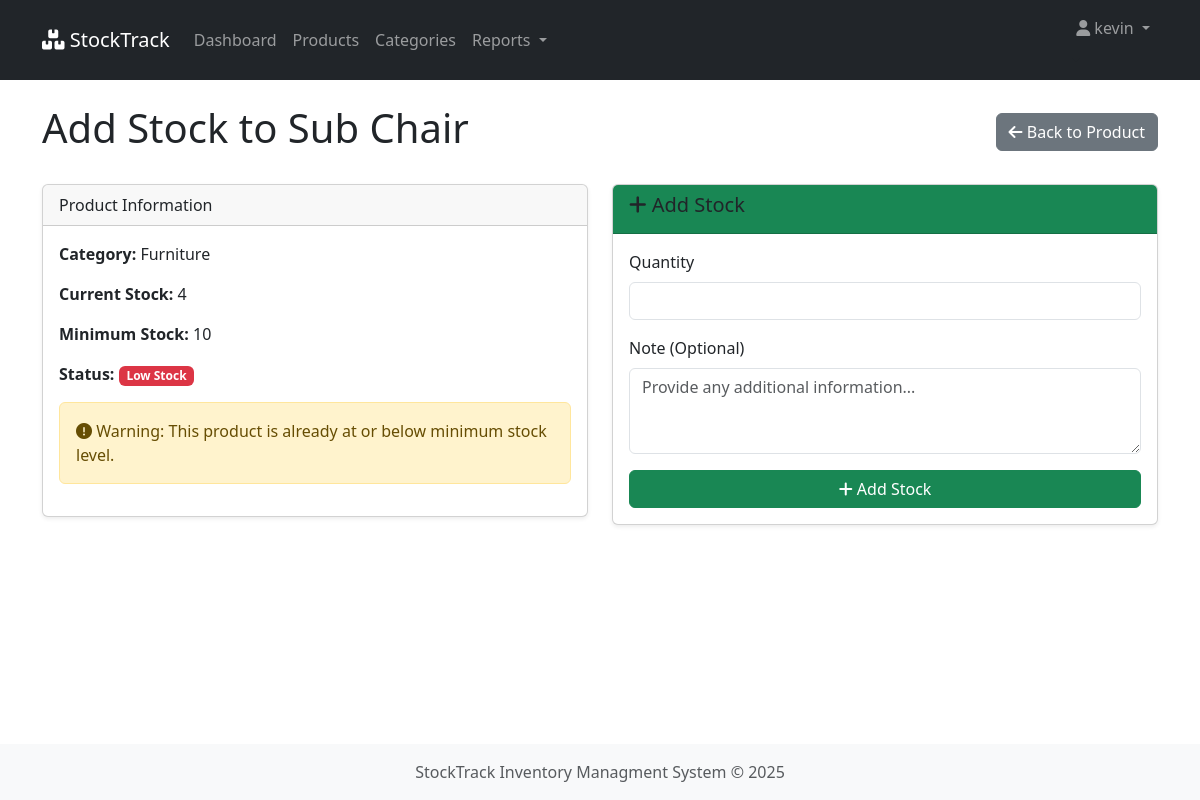
Screenshot of /stock/add/21 (signed in) with the database file from the repository.
### inventory/models.py (models this page shows, shortened)
class Product(models.Model):
    name = models.CharField(max_length=255, db_index=True)
    description = models.TextField(blank=True, null=True)
    category = models.ForeignKey(Category, on_delete=models.CASCADE, related_name='products')
    price = models.DecimalField(max_digits=10, decimal_places=2, db_index=True)
    quantity = models.IntegerField(default=0, db_index=True)
    minimum_stock = models.IntegerField(default=10)
    created_by = models.ForeignKey(User, on_delete=models.CASCADE)
    created_at = models.DateTimeField(auto_now_add=True)
    updated_at = models.DateTimeField(auto_now=True)
    @property
    def is_low_stock(self):
        return self.quantity <= self.minimum_stock

class Category(models.Model):
    name = models.CharField(max_length=255, unique=True, db_index=True)
    description = models.TextField(blank=True, null=True)
    created_at = models.DateTimeField(auto_now_add=True)
    class Meta:
        verbose_name_plural = "categories"
        ordering = ['name']

### inventory/views.py (the view, shortened to what this page needs)
# urls.py: path('stock/add/<int:product_id>', views.add_stock, name='add_stock'),
@never_cache
@csrf_protect
@login_required
def add_stock(request, product_id):
    product = get_object_or_404(Product, pk=product_id)
    return render(request, 'inventory/stock_form.html', {'product': product, 'movement_type': 'in'})

### inventory/templates/inventory/stock_form.html (shortened to what this page needs)
{% extends 'inventory/base.html' %}
{% load static %}
{% block content %}
<div class="d-flex justify-content-between align-items-center mb-4">
    <h1>
        {% if movement_type == 'in' %}Add Stock to{% else %}Remove Stock from{% endif %} {{ product.name }}
    </h1>
    <a href="{% url 'product_detail' product.pk %}" class="btn btn-secondary">
        <i class="fas fa-arrow-left"></i> Back to Product
    </a>
</div>
<div class="row">
    <div class="col-md-6">
        <div class="card">
            <div class="card-header">
                Product Information
            </div>
            <div class="card-body">
                <p><strong>Category:</strong> {{ product.category.name }}</p>
                <p><strong>Current Stock:</strong> {{ product.quantity }}</p>
                <p><strong>Minimum Stock:</strong> {{ product.minimum_stock }}</p>
                <p>
                    <strong>Status:</strong>
                    {% if product.is_low_stock %}
                    <span class="badge bg-danger">Low Stock</span>
                    {% else %}
                    <span class="badge bg-success">In Stock</span>
                    {% endif %}
                </p>
                {% if product.quantity == 0 %}
                <div class="alert alert-danger">
                    <i class="fas fa-exclamation-circle"></i> Cannot remove tock as current quantity is 0.
                </div>
                {% elif product.is_low_stock %}
                <div class="alert alert-warning">
                    <i class="fas fa-exclamation-circle"></i> Warning: This product is already at or below minimum stock level.
                </div>
                {% endif %}
            </div>
        </div>
    </div>
    <div class="col-md-6">
        <div class="card">
            <div class="card-header bg-{% if movement_type == 'in' %}success{% else %}danger{% endif %}">
                <h5><i class="fas fa-{% if movement_type == 'in' %}plus{% else %}minus{% endif %}"></i>
                {% if movement_type == 'in' %}Add Stock{% else %}Remove Stock{% endif %}
                </h5>
            </div>
            <div class="card-body">
                <form method="post">
                    <div class="mb-3">
                        <label for="quantity" class="form-label">Quantity</label>
                        <input type="number" class="form-control" id="quantity" name="quantity" min="1"
                               {% if movement_type == 'out' %}max="{{ product.quantity }}"{% endif %} required>
                    </div>
                    <div class="mb-3">
                        <label for="note" class="form-label">Note (Optional)</label>
                        <textarea class="form-control" id="note" name="note" rows="3" placeholder="Provide any additional information..."></textarea>
                    </div>
                    <div class="d-grid">
                        <button type="submit" class="btn btn-{% if movement_type == 'in' %}success{% else %}danger{% endif %}"
                                {% if movement_type == 'out' and product.quantity == 0 %}disabled{% endif %}>
                            <i class="fas fa-{% if movement_type == 'in' %}plus{% else %}minus{% endif %}"></i>
                            {% if movement_type == 'in' %}Add{% else %}Remove{% endif %} Stock
                        </button>
                    </div>
                </form>
            </div>
        </div>
    </div>
</div>
{% endblock %}

### inventory/templates/inventory/base.html (shortened to what this page needs)
{% load static %}
<!DOCTYPE html>
<html lang="en">
<head>
    <link rel="stylesheet" href="{% static 'css/style.css'%}">
    <link href="https://cdn.jsdelivr.net/npm/bootstrap@5.3.0/dist/css/bootstrap.min.css" rel="stylesheet">
    <link rel="stylesheet" href="https://cdnjs.cloudflare.com/ajax/libs/font-awesome/6.0.0/css/all.min.css">
</head>
<body>
    {% if user.is_authenticated %}
    <nav class="navbar navbar-expand-lg navbar-dark bg-dark">
        <div class="container">
            <a href="{% url 'dashboard' %}" class="navbar-brand">
                <i class="fas fa-boxes"></i> StockTrack
            </a>
            <div class="collapse navbar-collapse" id="navbarNav">
                <ul class="navbar-nav">
                    <li class="nav-item">
                        <a href="{% url 'dashboard' %}" class="nav-link">Dashboard</a>
                    </li>
                    <li class="nav-item">
                        <a href="{% url 'product_list' %}" class="nav-link">Products</a>
                    </li>
                    <li class="nav-item">
                        <a href="{% url 'category_list' %}" class="nav-link">Categories</a>
                    </li>
                    <li class="nav-item dropdown">
                        <a class="nav-link dropdown-toggle" href="#" id="reportsDropdown" role="button" data-bs-toggle="dropdown">
                            Reports
                        </a>
                    </li>
                </ul>
                <ul class="navbar-nav ms-auto">
                    <li class="nav-item dropdown-toggle">
                        <a href="#" class="nav-link dropdown-toggle" id="userDropdown" role="button" data-bs-toggle="dropdown">
                            <i class="fas fa-user"></i> {{user.username}}
                        </a>
                    </li>
                </ul>
            </div>
        </div>
    </nav>
    {% endif %}
    <div class="container mt-4">
        {% block content %}{% endblock %}
    </div>
    <footer class="footer mt-auto py-3 bg-light">
        <div class="container text-center">
            <span class="text-muted">
                StockTrack Inventory Managment System &copy; {% now "Y" %}
            </span>
        </div>
    </footer>
</body>
</html>

### static/css/style.css (style rules this page uses)
body { min-height: 100vh; display: flex; flex-direction: column; }
.footer { margin-top: auto; }
.card { box-shadow: 0 0.125rem 0.25rem rgba(0, 0, 0, 0.075); margin-bottom: 1.5rem; }
.card-header { font-weight: 500; background-color: #f8f9fa; }
.form-label { font-weight: 500; }

### rows the page displays
Product: name "Sub Chair", category.name "Furniture", quantity "4", minimum_stock "10"

### other values shown
{{ user.username }} "kevin"
